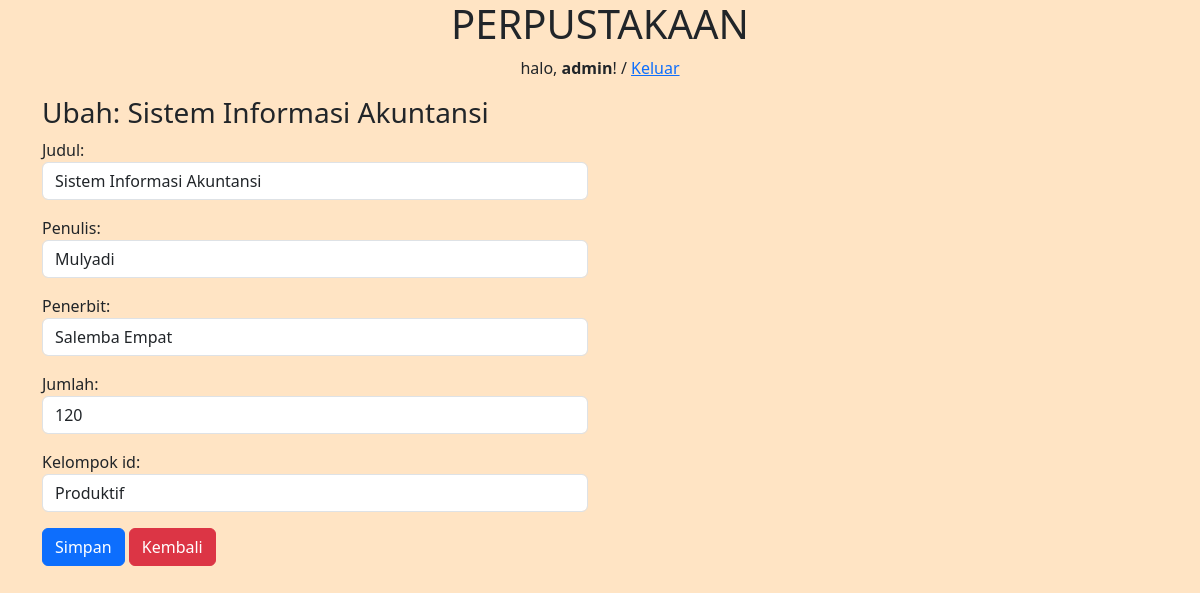
Page /buku/ubah/2 (signed in) on the committed database.
### perpustakaan/models.py (models this page shows, shortened)
class Buku(models.Model):
    judul       = models.CharField(max_length=50)
    penulis     = models.CharField(max_length=40)
    penerbit    = models.CharField(max_length=40)
    jumlah      = models.IntegerField(null=True)
    kelompok_id = models.ForeignKey(Kelompok, on_delete=models.CASCADE, null=True)

### perpustakaan/views.py (the view)
# urls.py: path('buku/ubah/<int:id_buku>', ubah_buku, name='ubah_buku'),
@login_required(login_url=settings.LOGIN_URL)
def ubah_buku(request, id_buku):
    buku = Buku.objects.get(id=id_buku)
    template = 'ubah-buku.html'
    if request.POST:
        form = FormBuku(request.POST, instance=buku)
        if form.is_valid():
            form.save()
            messages.success(request, "Data Berasil diperbaruhin !!!")
            return redirect('ubah_buku', id_buku=id_buku)
    else:
        form = FormBuku(instance=buku)
        context = {
            'form': form,
            'buku': buku,
        }
    return render(request, template, context)

### perpustakaan/forms.py
class FormBuku(ModelForm):
    class Meta:
        model = Buku
        fields = '__all__'
        widgets = {
            'judul' : forms.TextInput({'class':'form-control'}),
            'penulis' : forms.TextInput({'class':'form-control'}),
            'penerbit' : forms.TextInput({'class':'form-control'}),
            'jumlah' : forms.NumberInput({'class':'form-control'}),
            'kelompok_id' : forms.Select({'class':'form-control'}),
        }

### perpustakaan/models.py (called while the page is built)
    def __str__(self):
        return self.nama

### perpustakaan/templates/ubah-buku.html (shortened to what this page needs)
{% extends 'base.html' %}
{% block content %}
<div class="container">
    <div class="row">
        <div class="col-md-6">
           <h3>Ubah: {{ buku.judul }}</h3>
            <form action="{% url 'ubah_buku' buku.id %}" method="post">
                {{ form.as_p }}
                <button class="btn btn-primary">Simpan</button>
                <a href="/buku" class="btn btn-danger">Kembali</a>
            </form>
        </div>
    </div>
</div>
{% endblock %}

### templates/judul.html
<center>
    <h1>PERPUSTAKAAN</h1>
    {% if user.is_authenticated %}
    <p>halo, <strong>{{ user }}</strong>! / <a href="{% url 'keluar' %}">Keluar</a>
    {% endif %}
</center>

### static/css/styles.css (style rules this page uses)
body { background-color: bisque; }

### rows in the picture
Buku: judul "Sistem Informasi Akuntansi", penulis "Mulyadi", penerbit "Salemba Empat", jumlah "120", kelompok_id "Produktif"

### other values in the picture
{{ user }} "admin"
